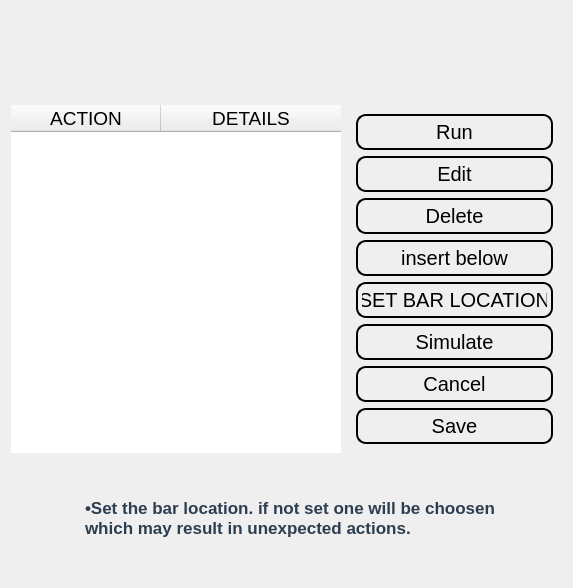
             <widget class="QWidget" name="scrollAreaWidgetContents_6">
              <property name="geometry">
               <rect>
                <x>0</x>
                <y>0</y>
                <width>571</width>
                <height>588</height>
               </rect>
              </property>
              <property name="styleSheet">
               <string notr="true">border:none</string>
              </property>
              <layout class="QGridLayout" name="gridLayout">
               <item row="1" column="0">
                <layout class="QHBoxLayout" name="horizontalLayout_19">
                 <item>
                  <widget class="QTableWidget" name="table">
                   <property name="sizePolicy">
                    <sizepolicy hsizetype="Expanding" vsizetype="Preferred">
                     <horstretch>0</horstretch>
                     <verstretch>0</verstretch>
                    </sizepolicy>
                   </property>
                   <property name="minimumSize">
                    <size>
                     <width>330</width>
                     <height>0</height>
                    </size>
                   </property>
                   <property name="maximumSize">
                    <size>
                     <width>550</width>
                     <height>16777215</height>
                    </size>
                   </property>
                   <property name="font">
                    <font>
                     <family>MS Shell Dlg 2</family>
                     <pointsize>14</pointsize>
                    </font>
                   </property>
                   <property name="sizeAdjustPolicy">
                    <enum>QAbstractScrollArea::AdjustToContents</enum>
                   </property>
                   <property name="editTriggers">
                    <set>QAbstractItemView::NoEditTriggers</set>
                   </property>
                   <attribute name="horizontalHeaderDefaultSectionSize">
                    <number>150</number>
                   </attribute>
                   <attribute name="horizontalHeaderMinimumSectionSize">
                    <number>50</number>
                   </attribute>
                   <attribute name="horizontalHeaderStretchLastSection">
                    <bool>true</bool>
                   </attribute>
                   <attribute name="verticalHeaderVisible">
                    <bool>false</bool>
                   </attribute>
                   <attribute name="verticalHeaderStretchLastSection">
                    <bool>false</bool>
                   </attribute>
                   <column>
                    <property name="text">
                     <string>ACTION</string>
                    </property>
                    <property name="font">
                     <font>
                      <pointsize>14</pointsize>
                     </font>
                    </property>
                    <property name="textAlignment">
                     <set>AlignCenter</set>
                    </property>
                   </column>
                   <column>
                    <property name="text">
                     <string>DETAILS</string>
                    </property>
                    <property name="font">
                     <font>
                      <pointsize>14</pointsize>
                     </font>
                    </property>
                    <property name="textAlignment">
                     <set>AlignCenter</set>
                    </property>
                   </column>
                  </widget>
                 </item>
                 <item alignment="Qt::AlignTop">
                  <widget class="QWidget" name="widget_20" native="true">
                   <property name="minimumSize">
                    <size>
                     <width>215</width>
                     <height>0</height>
                    </size>
                   </property>
                   <property name="maximumSize">
                    <size>
                     <width>16777215</width>
                     <height>570</height>
                    </size>
                   </property>
                   <layout class="QGridLayout" name="gridLayout_8">
                    <item row="8" column="0">
                     <widget class="QPushButton" name="saveButton">
                      <property name="minimumSize">
                       <size>
                        <width>150</width>
                        <height>25</height>
                       </size>
                      </property>
                      <property name="maximumSize">
                       <size>
                        <width>250</width>
                        <height>16777215</height>
                       </size>
                      </property>
                      <property name="sizeIncrement">
                       <size>
                        <width>55</width>
                        <height>0</height>
                       </size>
                      </property>
                      <property name="cursor">
                       <cursorShape>PointingHandCursor</cursorShape>
                      </property>
                      <property name="styleSheet">
                       <string notr="true">

    border-style: outset;
    border-width: 2px;
    border-radius: 10px;
    border-color: black;
    padding: 4px;
font:20px
</string>
                      </property>
                      <property name="text">
                       <string>Save</string>
                      </property>
                      <property name="icon">
                       <iconset>
                        <normaloff>../../../../Downloads/3994354_arrow_download_downloading_interface_save_icon.ico</normaloff>../../../../Downloads/3994354_arrow_download_downloading_interface_save_icon.ico</iconset>
                      </property>
                      <property name="iconSize">
                       <size>
                        <width>30</width>
                        <height>30</height>
                       </size>
                      </property>
                     </widget>
                    </item>
                    <item row="3" column="0">
                     <widget class="QPushButton" name="deleteButton">
                      <property name="minimumSize">
                       <size>
                        <width>150</width>
                        <height>25</height>
                       </size>
                      </property>
                      <property name="maximumSize">
                       <size>
                        <width>250</width>
                        <height>16777215</height>
                       </size>
                      </property>
                      <property name="sizeIncrement">
                       <size>
                        <width>55</width>
                        <height>0</height>
                       </size>
                      </property>
                      <property name="cursor">
                       <cursorShape>PointingHandCursor</cursorShape>
                      </property>
                      <property name="styleSheet">
                       <string notr="true">

    border-style: outset;
    border-width: 2px;
    border-radius: 10px;
    border-color: black;
    padding: 4px;
font:20px
</string>
                      </property>
                      <property name="text">
                       <string>Delete</string>
                      </property>
                      <property name="icon">
                       <iconset>
                        <normaloff>../../../../Downloads/8664938_trash_can_delete_remove_icon.ico</normaloff>../../../../Downloads/8664938_trash_can_delete_remove_icon.ico</iconset>
                      </property>
                      <property name="iconSize">
                       <size>
                        <width>30</width>
                        <height>30</height>
                       </size>
                      </property>
                     </widget>
                    </item>
                    <item row="7" column="0">
                     <widget class="QPushButton" name="cancelButton">
                      <property name="sizeIncrement">
                       <size>
                        <width>55</width>
                        <height>0</height>
                       </size>
                      </property>
                      <property name="cursor">
                       <cursorShape>PointingHandCursor</cursorShape>
                      </property>
                      <property name="styleSheet">
                       <string notr="true">    border-style: outset;
    border-width: 2px;
    border-radius: 10px;
    border-color: black;
    padding: 4px;
font:20px</string>
                      </property>
                      <property name="text">
                       <string>Cancel</string>
                      </property>
                      <property name="icon">
                       <iconset>
                        <normaloff>../../../../Downloads/103500_cancel_document_sans_icon.ico</normaloff>../../../../Downloads/103500_cancel_document_sans_icon.ico</iconset>
                      </property>
                      <property name="iconSize">
                       <size>
                        <width>30</width>
                        <height>30</height>
                       </size>
                      </property>
                     </widget>
                    </item>
                    <item row="0" column="0">
                     <widget class="QPushButton" name="runButton">
                      <property name="minimumSize">
                       <size>
                        <width>150</width>
                        <height>25</height>
                       </size>
                      </property>
                      <property name="maximumSize">
                       <size>
                        <width>250</width>
                        <height>16777215</height>
                       </size>
                      </property>
                      <property name="sizeIncrement">
                       <size>
                        <width>55</width>
                        <height>0</height>
                       </size>
                      </property>
                      <property name="font">
                       <font>
                        <pointsize>-1</pointsize>
                        <weight>50</weight>
                        <italic>false</italic>
                        <bold>false</bold>
                       </font>
                      </property>
                      <property name="cursor">
                       <cursorShape>PointingHandCursor</cursorShape>
                      </property>
                      <property name="styleSheet">
                       <string notr="true">

    border-style: outset;
    border-width: 2px;
    border-radius: 10px;
    border-color: black;
    padding: 4px;
font:20px
</string>
                      </property>
                      <property name="text">
                       <string>Run</string>
                      </property>
                      <property name="icon">
                       <iconset>
                        <normaloff>../../../../Downloads/103341_run_server_icon.ico</normaloff>../../../../Downloads/103341_run_server_icon.ico</iconset>
                      </property>
                      <property name="iconSize">
                       <size>
                        <width>30</width>
                        <height>30</height>
                       </size>
                      </property>
                     </widget>
                    </item>
                    <item row="2" column="0">
                     <widget class="QPushButton" name="editButton">
                      <property name="minimumSize">
                       <size>
                        <width>150</width>
                        <height>25</height>
                       </size>
                      </property>
                      <property name="maximumSize">
                       <size>
                        <width>250</width>
                        <height>16777215</height>
                       </size>
                      </property>
                      <property name="sizeIncrement">
                       <size>
                        <width>55</width>
                        <height>0</height>
                       </size>
                      </property>
                      <property name="cursor">
                       <cursorShape>PointingHandCursor</cursorShape>
                      </property>
                      <property name="styleSheet">
                       <string notr="true">    border-style: outset;
    border-width: 2px;
    border-radius: 10px;
    border-color: black;
    padding: 4px;
font:20px
</string>
                      </property>
                      <property name="text">
                       <string>Edit</string>
                      </property>
                      <property name="icon">
                       <iconset>
                        <normaloff>../../../../Downloads/icons/100166_configure_icon.ico</normaloff>../../../../Downloads/icons/100166_configure_icon.ico</iconset>
                      </property>
                      <property name="iconSize">
                       <size>
                        <width>30</width>
                        <height>30</height>
                       </size>
                      </property>
                     </widget>
                    </item>
                    <item row="6" column="0">
                     <widget class="QPushButton" name="simButton">
                      <property name="minimumSize">
                       <size>
                        <width>150</width>
                        <height>25</height>
                       </size>
                      </property>
                      <property name="maximumSize">
                       <size>
                        <width>250</width>
                        <height>16777215</height>
                       </size>
                      </property>
                      <property name="sizeIncrement">
                       <size>
                        <width>55</width>
                        <height>0</height>
                       </size>
                      </property>
                      <property name="cursor">
                       <cursorShape>PointingHandCursor</cursorShape>
                      </property>
                      <property name="styleSheet">
                       <string notr="true">    border-style: outset;
    border-width: 2px;
    border-radius: 10px;
    border-color: black;
    padding: 4px;
font:20px</string>
                      </property>
                      <property name="text">
                       <string>Simulate</string>
                      </property>
                      <property name="icon">
                       <iconset>
                        <normaloff>../../../../Downloads/9027084_robot_thin_icon.ico</normaloff>../../../../Downloads/9027084_robot_thin_icon.ico</iconset>
                      </property>
                      <property name="iconSize">
                       <size>
                        <width>30</width>
                        <height>30</height>
                       </size>
                      </property>
                     </widget>
                    </item>
                    <item row="4" column="0">
                     <widget class="QPushButton" name="insertButton">
                      <property name="sizeIncrement">
                       <size>
                        <width>55</width>
                        <height>0</height>
                       </size>
                      </property>
                      <property name="cursor">
                       <cursorShape>PointingHandCursor</cursorShape>
                      </property>
                      <property name="styleSheet">
                       <string notr="true">    border-style: outset;
    border-width: 2px;
    border-radius: 10px;
    border-color: black;
    padding: 4px;
font:20px
</string>
                      </property>
                      <property name="text">
                       <string>insert below</string>
                      </property>
                      <property name="icon">
                       <iconset>
                        <normaloff>../../../../Downloads/9044602_insert_page_icon.ico</normaloff>../../../../Downloads/9044602_insert_page_icon.ico</iconset>
                      </property>
                      <property name="iconSize">
                       <size>
                        <width>30</width>
                        <height>30</height>
                       </size>
                      </property>
                     </widget>
                    </item>
                    <item row="5" column="0">
                     <widget class="QPushButton" name="barButton">
                      <property name="styleSheet">
                       <string notr="true">

    border-style: outset;
    border-width: 2px;
    border-radius: 10px;
    border-color: black;
    padding: 4px;
font:20px
</string>
                      </property>
                      <property name="text">
                       <string>SET BAR LOCATION</string>
                      </property>
                     </widget>
                    </item>
                   </layout>
                  </widget>
                 </item>
                </layout>
               </item>
               <item row="0" column="0" alignment="Qt::AlignLeft">
                <widget class="QWidget" name="widget_21" native="true">
                 <property name="minimumSize">
                  <size>
                   <width>500</width>
                   <height>75</height>
                  </size>
                 </property>
                 <property name="maximumSize">
                  <size>
                   <width>1000</width>
                   <height>16777215</height>
                  </size>
                 </property>
                 <property name="font">
                  <font>
                   <pointsize>20</pointsize>
                  </font>
                 </property>
                 <layout class="QVBoxLayout" name="verticalLayout_19">
                  <item alignment="Qt::AlignLeft">
                   <widget class="QLabel" name="title_2">
                    <property name="minimumSize">
                     <size>
                      <width>500</width>
                      <height>70</height>
                     </size>
                    </property>
                    <property name="font">
                     <font>
                      <pointsize>20</pointsize>
                      <weight>75</weight>
                      <bold>true</bold>
                     </font>
                    </property>
                    <property name="text">
                     <string/>
                    </property>
                   </widget>
                  </item>
                 </layout>
                </widget>
               </item>
               <item row="2" column="0">
                <widget class="QWidget" name="widget_22" native="true">
                 <property name="sizePolicy">
                  <sizepolicy hsizetype="Preferred" vsizetype="Expanding">
                   <horstretch>0</horstretch>
                   <verstretch>0</verstretch>
                  </sizepolicy>
                 </property>
                 <layout class="QHBoxLayout" name="horizontalLayout_20">
                  <item alignment="Qt::AlignTop">
                   <widget class="QWidget" name="widget_23" native="true">
                    <property name="maximumSize">
                     <size>
                      <width>100</width>
                      <height>16777215</height>
                     </size>
                    </property>
                    <layout class="QVBoxLayout" name="verticalLayout_20">
                     <item>
                      <widget class="QPushButton" name="pushButton_8">
                       <property name="maximumSize">
                        <size>
                         <width>100</width>
                         <height>16777215</height>
                        </size>
                       </property>
                       <property name="text">
                        <string/>
                       </property>
                       <property name="icon">
                        <iconset>
                         <normaloff>../../../../Downloads/3802018_data_detail_info_resource_service_icon.ico</normaloff>../../../../Downloads/3802018_data_detail_info_resource_service_icon.ico</iconset>
                       </property>
                       <property name="iconSize">
                        <size>
                         <width>40</width>
                         <height>40</height>
                        </size>
                       </property>
                      </widget>
                     </item>
                    </layout>
                   </widget>
                  </item>
                  <item>
                   <widget class="QWidget" name="widget_24" native="true">
                    <property name="sizePolicy">
                     <sizepolicy hsizetype="Expanding" vsizetype="Preferred">
                      <horstretch>0</horstretch>
                      <verstretch>0</verstretch>
                     </sizepolicy>
                    </property>
                    <layout class="QVBoxLayout" name="verticalLayout_21">
                     <item>
                      <widget class="QLabel" name="label_12">
                       <property name="font">
                        <font>
                         <pointsize>13</pointsize>
                         <weight>75</weight>
                         <bold>true</bold>
                        </font>
                       </property>
                       <property name="styleSheet">
                        <string notr="true">color:rgb(45, 62, 80)</string>
                       </property>
                       <property name="text">
                        <string>•Set the bar location. if not set one will be choosen which may result in unexpected actions.  </string>
                       </property>
                       <property name="wordWrap">
                        <bool>true</bool>
                       </property>
                      </widget>
                     </item>
                    </layout>
                   </widget>
                  </item>
                 </layout>
                </widget>
               </item>
              </layout>
             </widget>
